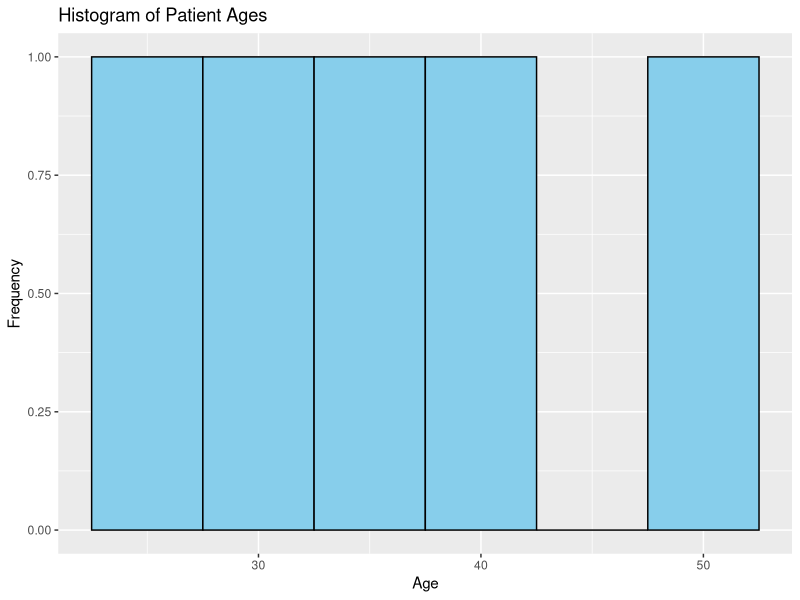

This chart was generated by the following R code:
library(ggplot2)

hospital <- data.frame(
  Patient_ID=c(1,2,3,4,5),
  Age=c(25,40,35,50,29),
  Waiting_Time=c(2,5,1,7,3),
  Status=c("Attended","Missed","Attended","Missed","Attended")
)

ggplot(hospital,aes(x=Age))+
  geom_histogram(binwidth=5,fill="skyblue",color="black")+
  labs(title="Histogram of Patient Ages",
       x="Age",
       y="Frequency")
